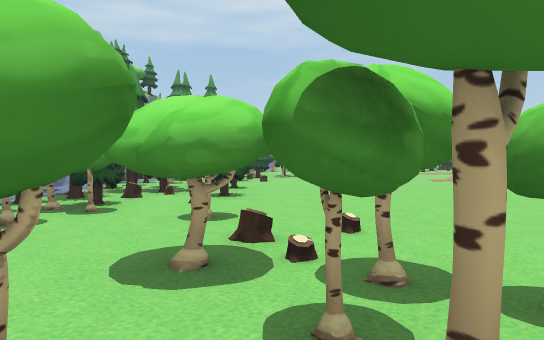
View 1 (above)

24 first-person views from a walk through a scene from a Unity 3-D project. The camera is 1.5 m above the floor, tilts 2° down and sees 70° across. The floor is counted in squares, 2 m on a side. Each view is taken from the middle of a square. On the plan, view 1 faces up. The plan holds only what a view shows up to about 12 squares ahead; the rest is blank. The place goes on beyond the plan. The player is left out. Some surface patterns are stand-ins.

View 2
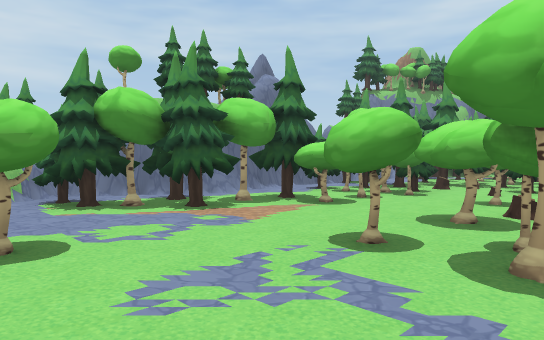

View 3
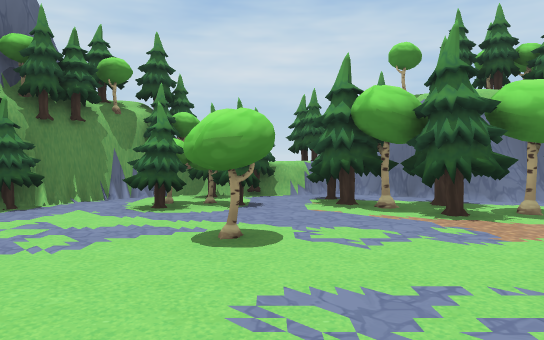

View 4
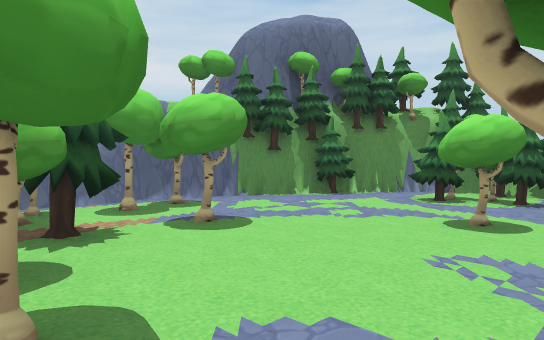

View 5
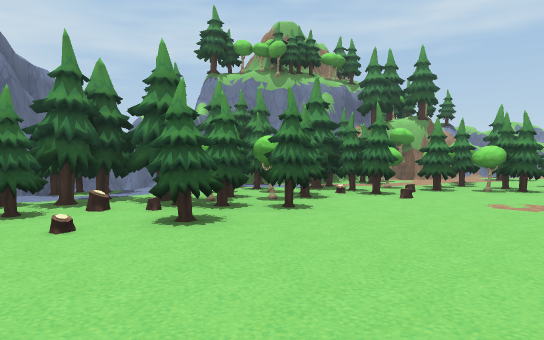

View 6
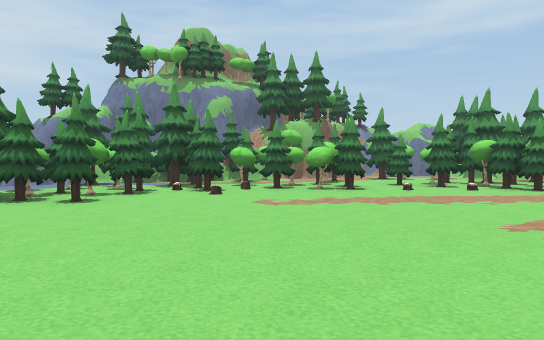

View 7
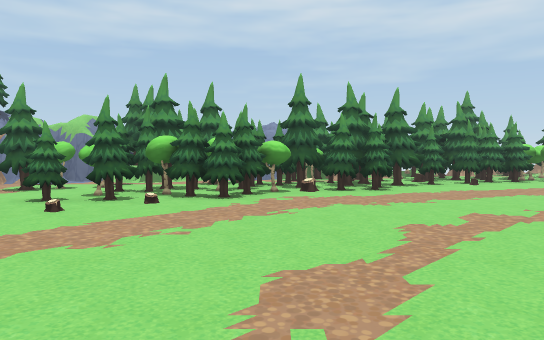

View 8
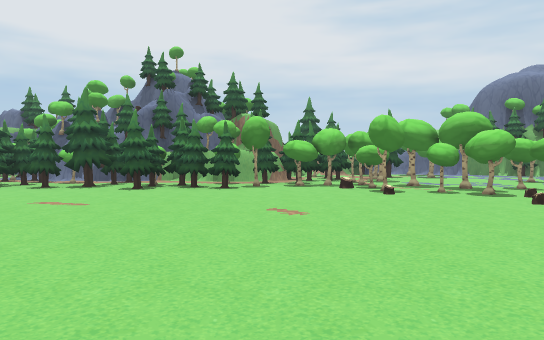

View 9
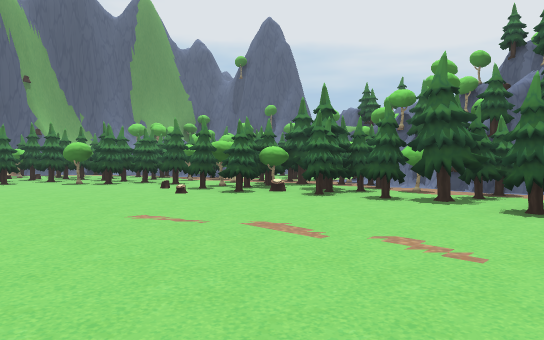

View 10
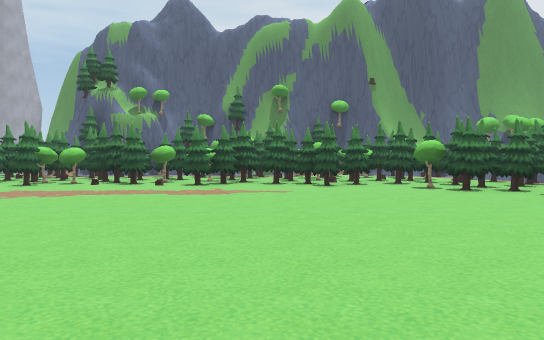

View 11
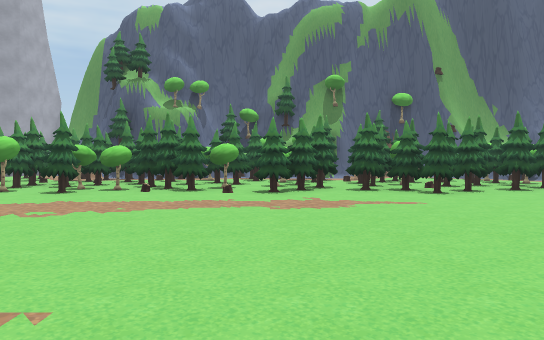

View 12
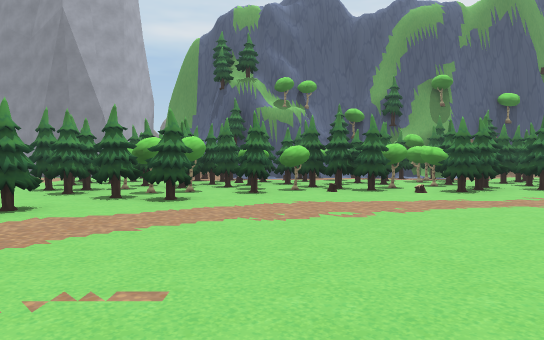

View 13
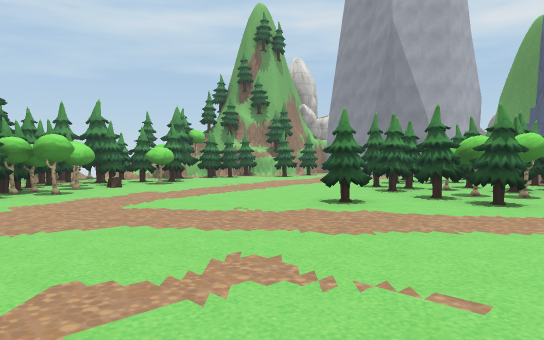

View 14
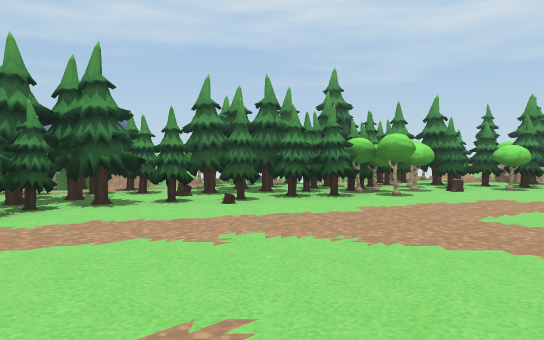

View 15
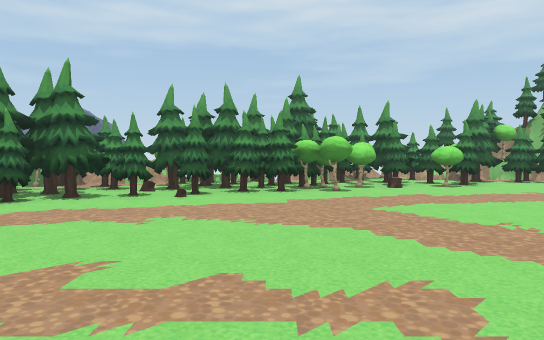

View 16
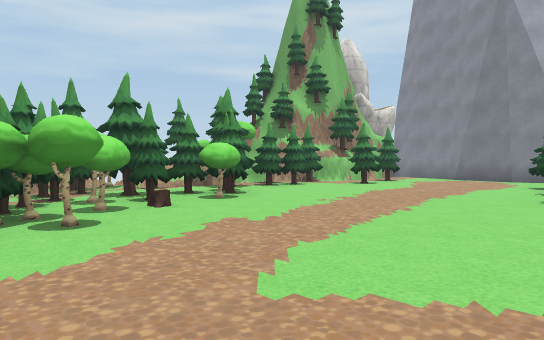

View 17
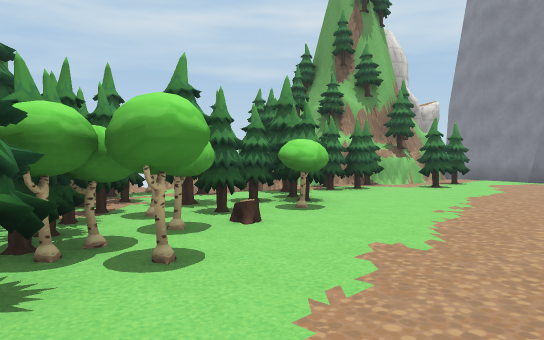

View 18
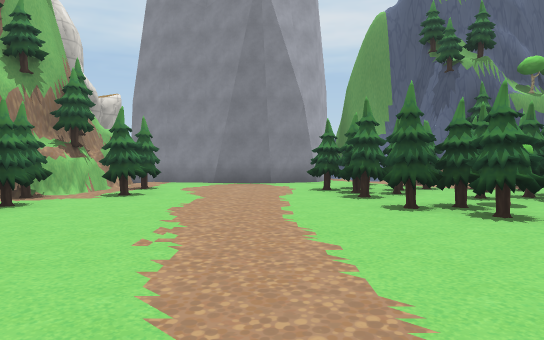

View 19
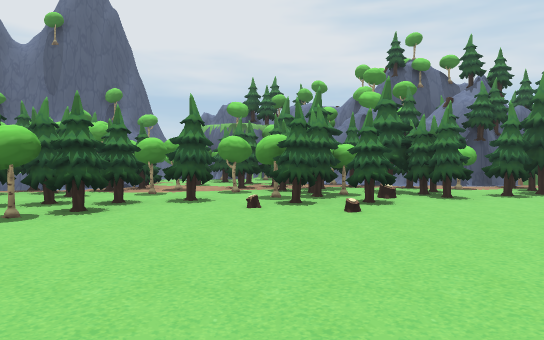

View 20
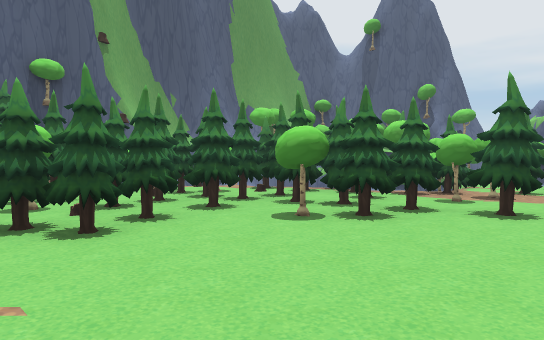

View 21
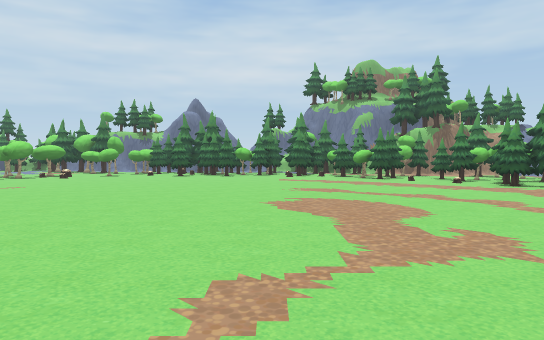

View 22
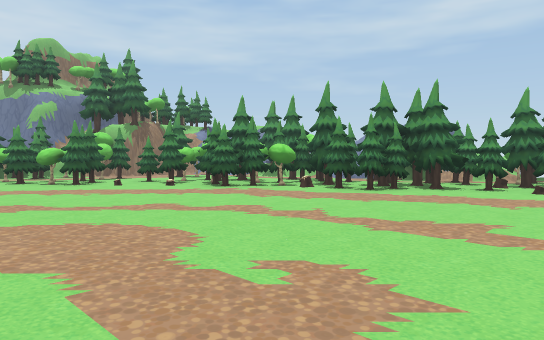

View 23
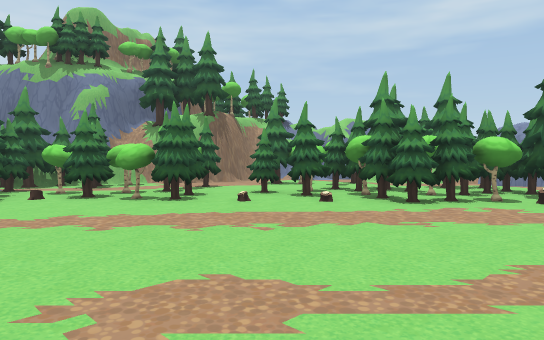

View 24
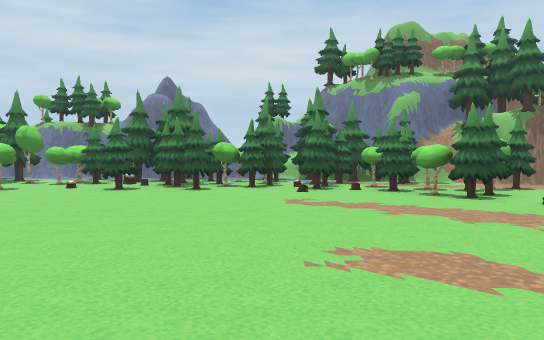

### Floor plan
Key: @ floor where view 1 was taken; # wall or solid block; x gap in a wall; . floor; / step, stairs or slope; ^ raised ledge; T tree; S stump; O other object.
Columns run from 8 left of view 1 to 26 right of it. Each row starts with its distance up from view 1.
 26                  OO  TOT#T#T^
 25                   OTT TTTTTTTT#
 24               ###OOOTTTTTTTTTT#####
 23            ####OT#TOTT#T#T...TTT..#
 22          TT  OOOTTTTT#...........##
 21      ##  O TTTTTTTTTT............#
 20          OTTTTTTTT...............##
 19       #T#.TTTTTT...............T..#
 18       #...T#T#..............TTTO...
 17      # T.TTTT...........T..TTTOT .
 16     ####..................T##T.TOO
 15     TTTTTT................T#TTTT##
 14     TT#T#....................TTOO
 13   ##OT.....................T#TTT
 12   #TTTTT.....................TOO
 11   #TT#T.....................TOT#
 10  ##T#TT..................../#TTT
  9  ##TOTTT...................TT##T
  8  #TTTTTT....................TTO
  7  ##TTS.T....................TTT
  6   #TOT.....................TTTTO
  5   #T##.#...................TTTTO
  4   # T#......................TT
  3   # T#.#S.................T.TTT
  2  ##TT..###...........TTTTTTTTT#
  1  ##TT..##.....T.T.TTTTT#TTTTTTT
  0 TTTT....@#.###.TTTTTTTTT###TTT ^
 -1  T.T.#.....####  T##TTTTT#TTT###
 -2  TT#......###  #####OOTTTT # T
 -3 ##TT.....##          # TTTTTO
 -4  ##......T              T   O
 -5    T...x.#               ###
 -6     ####.
 -7        ###

Positions as (right, up) in squares from view 1, and headings:
1: (0, 0), facing up
2: (1, -2), facing up-left
3: (1, -1), facing left
4: (2, 0), facing down-left
5: (3, 5), facing up-left
6: (6, 7), facing up-left
7: (5, 10), facing up
8: (5, 10), facing down
9: (7, 7), facing down-right
10: (9, 7), facing right
11: (11, 9), facing right
12: (11, 13), facing right
13: (11, 13), facing up-right
14: (11, 14), facing up
15: (12, 13), facing up
16: (12, 17), facing up-right
17: (12, 19), facing up-right
18: (14, 20), facing right
19: (15, 8), facing down
20: (15, 7), facing down-right
21: (14, 11), facing left
22: (12, 11), facing up-left
23: (7, 11), facing up-left
24: (8, 11), facing left
